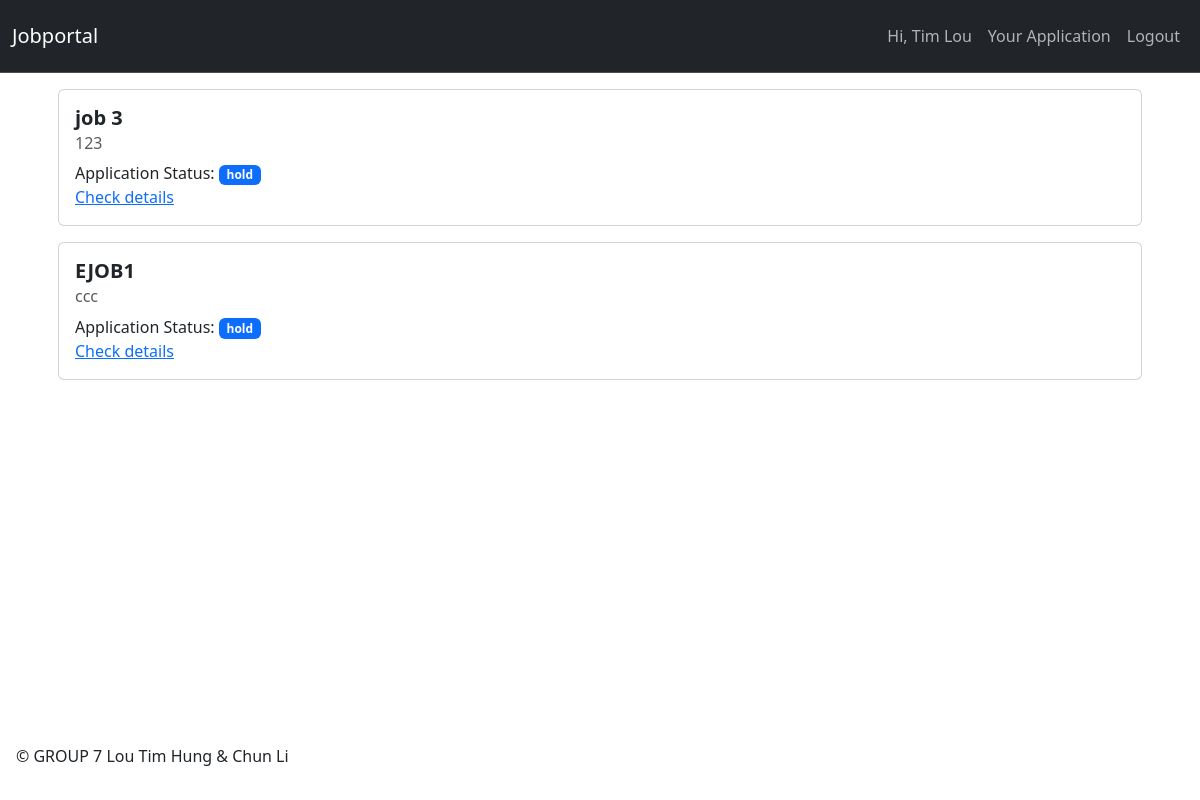
Page /appplication.php (signed in) on the committed database.
### tables this page shows
CREATE TABLE `candidates` (
  `candidate_id` int(11) NOT NULL,
  `full_name` tinytext NOT NULL,
  `email` tinytext NOT NULL,
  `password` tinytext NOT NULL
);

CREATE TABLE `jobapp` (
  `jobapp_id` int(11) NOT NULL,
  `candidate_id` int(11) NOT NULL,
  `employer_id` int(11) NOT NULL,
  `job_id` int(11) NOT NULL,
  `apply_datetime` datetime NOT NULL,
  `apply_status` set('accepted','rejected','hold') NOT NULL DEFAULT 'hold'
);

CREATE TABLE `jobs` (
  `job_id` int(11) NOT NULL,
  `employer_id` int(11) NOT NULL,
  `job_title` tinytext NOT NULL,
  `company` tinytext NOT NULL,
  `job_highlight1` tinytext NOT NULL,
  `job_highlight2` tinytext NOT NULL,
  `job_highlight3` tinytext NOT NULL,
  `post_datetime` datetime NOT NULL,
  `edit_datetime` datetime DEFAULT NULL,
  `job_description` text NOT NULL,
  `contact` tinytext,
  `company_address` text
);

### appplication.php (the view, shortened to what this page needs)
<?php include_once('header.php'); ?>
<div class="container-sm">
  <?php
  if($_SESSION){
    if (mysqli_num_rows($candidateQ) > 0){
        $jobappQ = mysqli_query($dbConnection, "SELECT * FROM `jobapp` WHERE `candidate_id` ='".$candidate['candidate_id']."'");
        while ($jobapp = mysqli_fetch_assoc($jobappQ)){
            $jobQ = mysqli_query($dbConnection, "SELECT * FROM `jobs` WHERE `job_id` = '".$jobapp['job_id']."' ORDER BY `post_datetime` DESC");
            $job = mysqli_fetch_assoc($jobQ);
            echo '<div class="card" style="margin: 1rem">';
            echo '<div class="card-body">';
            echo '<h5 class="card-title" style="font-weight: bold">'.$job['job_title'].'</h5>';
            echo '<h6 class="card-subtitle mb-2 text-body-secondary">'.$job['company'].'</h6>';
            if($jobapp['job_id'] == $job['job_id']){
                switch($jobapp['apply_status']){
                  case 'hold':
                    $color = "text-bg-primary";
                    break;
                }
                echo 'Application Status: <span class="badge '.$color.'">'.$jobapp['apply_status'].'</span>';
              }
            echo '<br><a href="../jobportal/apply.php?job_id='.$job['job_id'].'" class="card-link">Check details</a>';
            echo '</div>';
            echo '</div>';
        }
    }
  }
  ?>
</div>
<?php include_once('footer.php'); ?>

### header.php (shortened to what this page needs)
<?php
    include_once 'dbConnect.php';
?>
<!doctype html>
<html lang="en">
  <head>
    <link href="https://cdn.jsdelivr.net/npm/bootstrap@5.3.2/dist/css/bootstrap.min.css" rel="stylesheet">
    <link class="jsbin" href="http://ajax.googleapis.com/ajax/libs/jqueryui/1/themes/base/jquery-ui.css" rel="stylesheet" type="text/css" />
</head>
<body>
    <nav class="navbar bg-dark border-bottom border-body" data-bs-theme="dark">
        <div class="container-fluid">
            <a class="navbar-brand" href="../jobportal/index.php">Jobportal</a>
            <nav class="navbar navbar-expand-lg">
                <ul class="navbar-nav">
                    <?php
                        if($_SESSION){
                            $candidateQ = mysqli_query($dbConnection, "SELECT * FROM `candidates` WHERE `email` ='".$_SESSION['email']."'");
                            $candidate = mysqli_fetch_assoc($candidateQ);
                            if(!empty($candidate['email'])){
                                echo '<li class="nav-item"><a class="nav-link" href="../jobportal/Profile.php">Hi, '.$candidate['full_name'].'</a></li>';
                                echo '<li class="nav-item"><a class="nav-link" href="../jobportal/appplication.php">Your Application</a></li>';
                            }
                            echo '<li class="nav-item"><a class="nav-link" href="../jobportal/function.php?op=logout">Logout</a></li>';
                        }else{
                            echo '<li class="nav-item bg-dark" ><a class="nav-link" href="../jobportal/candidates.php">Candidates</a></li>';
                            echo '<li class="nav-item bg-dark" ><a class="nav-link" href="../jobportal/employers.php">Employers</a></li>';
                        }
                    ?>
                </ul>
            </nav>
        </div>
    </nav>

### header.php (style rules this page uses)
body { min-height: 100vh; display: flex; flex-direction: column; }

### rows in the picture
candidates: full_name "Tim Lou"
jobapp: job.job_title "job 3", job.company "123", apply_status "hold"
jobapp: job.job_title "EJOB1", job.company "ccc", apply_status "hold"
